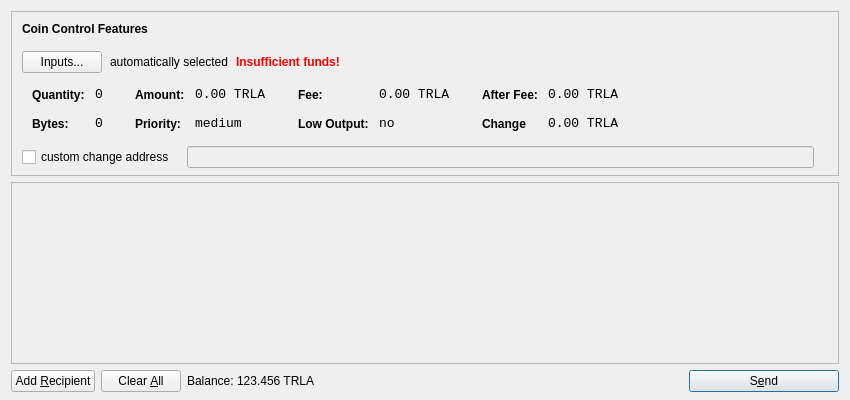
<?xml version="1.0" encoding="UTF-8"?>
<ui version="4.0">
 <class>SendCoinsDialog</class>
 <widget class="QDialog" name="SendCoinsDialog">
  <property name="geometry">
   <rect>
    <x>0</x>
    <y>0</y>
    <width>850</width>
    <height>400</height>
   </rect>
  </property>
  <property name="windowTitle">
   <string>Send Coins</string>
  </property>
  <layout class="QVBoxLayout" name="verticalLayout" stretch="0,1,0">
   <property name="bottomMargin">
    <number>8</number>
   </property>
   <item>
    <widget class="QFrame" name="frameCoinControl">
     <property name="sizePolicy">
      <sizepolicy hsizetype="Expanding" vsizetype="Expanding">
       <horstretch>0</horstretch>
       <verstretch>0</verstretch>
      </sizepolicy>
     </property>
     <property name="maximumSize">
      <size>
       <width>16777215</width>
       <height>16777215</height>
      </size>
     </property>
     <property name="frameShape">
      <enum>QFrame::StyledPanel</enum>
     </property>
     <property name="frameShadow">
      <enum>QFrame::Sunken</enum>
     </property>
     <layout class="QVBoxLayout" name="verticalLayoutCoinControl2">
      <property name="spacing">
       <number>6</number>
      </property>
      <property name="leftMargin">
       <number>0</number>
      </property>
      <property name="topMargin">
       <number>0</number>
      </property>
      <property name="rightMargin">
       <number>0</number>
      </property>
      <property name="bottomMargin">
       <number>6</number>
      </property>
      <item>
       <layout class="QVBoxLayout" name="verticalLayoutCoinControl" stretch="0,0,0,0,1">
        <property name="spacing">
         <number>0</number>
        </property>
        <property name="leftMargin">
         <number>10</number>
        </property>
        <property name="topMargin">
         <number>10</number>
        </property>
        <item>
         <layout class="QHBoxLayout" name="horizontalLayoutCoinControl1">
          <property name="bottomMargin">
           <number>15</number>
          </property>
          <item>
           <widget class="QLabel" name="labelCoinControlFeatures">
            <property name="sizePolicy">
             <sizepolicy hsizetype="Preferred" vsizetype="Maximum">
              <horstretch>0</horstretch>
              <verstretch>0</verstretch>
             </sizepolicy>
            </property>
            <property name="font">
             <font>
              <weight>75</weight>
              <bold>true</bold>
             </font>
            </property>
            <property name="styleSheet">
             <string notr="true">font-weight:bold;</string>
            </property>
            <property name="text">
             <string>Coin Control Features</string>
            </property>
           </widget>
          </item>
         </layout>
        </item>
        <item>
         <layout class="QHBoxLayout" name="horizontalLayoutCoinControl2" stretch="0,0,0,0">
          <property name="spacing">
           <number>8</number>
          </property>
          <property name="bottomMargin">
           <number>10</number>
          </property>
          <item>
           <widget class="QPushButton" name="pushButtonCoinControl">
            <property name="styleSheet">
             <string notr="true"/>
            </property>
            <property name="text">
             <string>Inputs...</string>
            </property>
           </widget>
          </item>
          <item>
           <widget class="QLabel" name="labelCoinControlAutomaticallySelected">
            <property name="text">
             <string>automatically selected</string>
            </property>
            <property name="margin">
             <number>5</number>
            </property>
           </widget>
          </item>
          <item>
           <widget class="QLabel" name="labelCoinControlInsuffFunds">
            <property name="font">
             <font>
              <weight>75</weight>
              <bold>true</bold>
             </font>
            </property>
            <property name="styleSheet">
             <string notr="true">color:red;font-weight:bold;</string>
            </property>
            <property name="text">
             <string>Insufficient funds!</string>
            </property>
            <property name="margin">
             <number>5</number>
            </property>
           </widget>
          </item>
          <item>
           <spacer name="horizontalSpacerCoinControl">
            <property name="orientation">
             <enum>Qt::Horizontal</enum>
            </property>
            <property name="sizeHint" stdset="0">
             <size>
              <width>40</width>
              <height>1</height>
             </size>
            </property>
           </spacer>
          </item>
         </layout>
        </item>
        <item>
         <widget class="QWidget" name="widgetCoinControl" native="true">
          <property name="sizePolicy">
           <sizepolicy hsizetype="Preferred" vsizetype="Preferred">
            <horstretch>0</horstretch>
            <verstretch>0</verstretch>
           </sizepolicy>
          </property>
          <property name="minimumSize">
           <size>
            <width>0</width>
            <height>0</height>
           </size>
          </property>
          <property name="styleSheet">
           <string notr="true"/>
          </property>
          <layout class="QHBoxLayout" name="horizontalLayoutCoinControl5">
           <property name="leftMargin">
            <number>0</number>
           </property>
           <property name="topMargin">
            <number>0</number>
           </property>
           <property name="rightMargin">
            <number>0</number>
           </property>
           <property name="bottomMargin">
            <number>0</number>
           </property>
           <item>
            <layout class="QHBoxLayout" name="horizontalLayoutCoinControl3" stretch="0,0,0,1">
             <property name="spacing">
              <number>20</number>
             </property>
             <property name="topMargin">
              <number>0</number>
             </property>
             <property name="bottomMargin">
              <number>10</number>
             </property>
             <item>
              <layout class="QFormLayout" name="formLayoutCoinControl1">
               <property name="horizontalSpacing">
                <number>10</number>
               </property>
               <property name="verticalSpacing">
                <number>14</number>
               </property>
               <property name="leftMargin">
                <number>10</number>
               </property>
               <property name="topMargin">
                <number>4</number>
               </property>
               <property name="rightMargin">
                <number>6</number>
               </property>
               <item row="0" column="0">
                <widget class="QLabel" name="labelCoinControlQuantityText">
                 <property name="styleSheet">
                  <string notr="true">font-weight:bold;</string>
                 </property>
                 <property name="text">
                  <string>Quantity:</string>
                 </property>
                 <property name="margin">
                  <number>0</number>
                 </property>
                </widget>
               </item>
               <item row="0" column="1">
                <widget class="QLabel" name="labelCoinControlQuantity">
                 <property name="font">
                  <font>
                   <family>Monospace</family>
                   <pointsize>10</pointsize>
                  </font>
                 </property>
                 <property name="cursor">
                  <cursorShape>IBeamCursor</cursorShape>
                 </property>
                 <property name="contextMenuPolicy">
                  <enum>Qt::ActionsContextMenu</enum>
                 </property>
                 <property name="text">
                  <string>0</string>
                 </property>
                 <property name="margin">
                  <number>0</number>
                 </property>
                 <property name="textInteractionFlags">
                  <set>Qt::LinksAccessibleByMouse|Qt::TextSelectableByKeyboard|Qt::TextSelectableByMouse</set>
                 </property>
                </widget>
               </item>
               <item row="1" column="0">
                <widget class="QLabel" name="labelCoinControlBytesText">
                 <property name="styleSheet">
                  <string notr="true">font-weight:bold;</string>
                 </property>
                 <property name="text">
                  <string>Bytes:</string>
                 </property>
                </widget>
               </item>
               <item row="1" column="1">
                <widget class="QLabel" name="labelCoinControlBytes">
                 <property name="font">
                  <font>
                   <family>Monospace</family>
                   <pointsize>10</pointsize>
                  </font>
                 </property>
                 <property name="cursor">
                  <cursorShape>IBeamCursor</cursorShape>
                 </property>
                 <property name="contextMenuPolicy">
                  <enum>Qt::ActionsContextMenu</enum>
                 </property>
                 <property name="text">
                  <string>0</string>
                 </property>
                 <property name="textInteractionFlags">
                  <set>Qt::LinksAccessibleByMouse|Qt::TextSelectableByKeyboard|Qt::TextSelectableByMouse</set>
                 </property>
                </widget>
               </item>
              </layout>
             </item>
             <item>
              <layout class="QFormLayout" name="formLayoutCoinControl2">
               <property name="horizontalSpacing">
                <number>10</number>
               </property>
               <property name="verticalSpacing">
                <number>14</number>
               </property>
               <property name="leftMargin">
                <number>6</number>
               </property>
               <property name="topMargin">
                <number>4</number>
               </property>
               <property name="rightMargin">
                <number>6</number>
               </property>
               <item row="0" column="0">
                <widget class="QLabel" name="labelCoinControlAmountText">
                 <property name="styleSheet">
                  <string notr="true">font-weight:bold;</string>
                 </property>
                 <property name="text">
                  <string>Amount:</string>
                 </property>
                 <property name="margin">
                  <number>0</number>
                 </property>
                </widget>
               </item>
               <item row="0" column="1">
                <widget class="QLabel" name="labelCoinControlAmount">
                 <property name="font">
                  <font>
                   <family>Monospace</family>
                   <pointsize>10</pointsize>
                  </font>
                 </property>
                 <property name="cursor">
                  <cursorShape>IBeamCursor</cursorShape>
                 </property>
                 <property name="contextMenuPolicy">
                  <enum>Qt::ActionsContextMenu</enum>
                 </property>
                 <property name="text">
                  <string>0.00 TRLA</string>
                 </property>
                 <property name="textInteractionFlags">
                  <set>Qt::LinksAccessibleByMouse|Qt::TextSelectableByKeyboard|Qt::TextSelectableByMouse</set>
                 </property>
                </widget>
               </item>
               <item row="1" column="0">
                <widget class="QLabel" name="labelCoinControlPriorityText">
                 <property name="styleSheet">
                  <string notr="true">font-weight:bold;</string>
                 </property>
                 <property name="text">
                  <string>Priority:</string>
                 </property>
                </widget>
               </item>
               <item row="1" column="1">
                <widget class="QLabel" name="labelCoinControlPriority">
                 <property name="font">
                  <font>
                   <family>Monospace</family>
                   <pointsize>10</pointsize>
                  </font>
                 </property>
                 <property name="cursor">
                  <cursorShape>IBeamCursor</cursorShape>
                 </property>
                 <property name="contextMenuPolicy">
                  <enum>Qt::ActionsContextMenu</enum>
                 </property>
                 <property name="text">
                  <string>medium</string>
                 </property>
                 <property name="textInteractionFlags">
                  <set>Qt::LinksAccessibleByMouse|Qt::TextSelectableByKeyboard|Qt::TextSelectableByMouse</set>
                 </property>
                </widget>
               </item>
              </layout>
             </item>
             <item>
              <layout class="QFormLayout" name="formLayoutCoinControl3">
               <property name="horizontalSpacing">
                <number>10</number>
               </property>
               <property name="verticalSpacing">
                <number>14</number>
               </property>
               <property name="leftMargin">
                <number>6</number>
               </property>
               <property name="topMargin">
                <number>4</number>
               </property>
               <property name="rightMargin">
                <number>6</number>
               </property>
               <item row="0" column="0">
                <widget class="QLabel" name="labelCoinControlFeeText">
                 <property name="styleSheet">
                  <string notr="true">font-weight:bold;</string>
                 </property>
                 <property name="text">
                  <string>Fee:</string>
                 </property>
                 <property name="margin">
                  <number>0</number>
                 </property>
                </widget>
               </item>
               <item row="0" column="1">
                <widget class="QLabel" name="labelCoinControlFee">
                 <property name="font">
                  <font>
                   <family>Monospace</family>
                   <pointsize>10</pointsize>
                  </font>
                 </property>
                 <property name="cursor">
                  <cursorShape>IBeamCursor</cursorShape>
                 </property>
                 <property name="contextMenuPolicy">
                  <enum>Qt::ActionsContextMenu</enum>
                 </property>
                 <property name="text">
                  <string>0.00 TRLA</string>
                 </property>
                 <property name="textInteractionFlags">
                  <set>Qt::LinksAccessibleByMouse|Qt::TextSelectableByKeyboard|Qt::TextSelectableByMouse</set>
                 </property>
                </widget>
               </item>
               <item row="1" column="0">
                <widget class="QLabel" name="labelCoinControlLowOutputText">
                 <property name="styleSheet">
                  <string notr="true">font-weight:bold;</string>
                 </property>
                 <property name="text">
                  <string>Low Output:</string>
                 </property>
                </widget>
               </item>
               <item row="1" column="1">
                <widget class="QLabel" name="labelCoinControlLowOutput">
                 <property name="font">
                  <font>
                   <family>Monospace</family>
                   <pointsize>10</pointsize>
                  </font>
                 </property>
                 <property name="cursor">
                  <cursorShape>IBeamCursor</cursorShape>
                 </property>
                 <property name="contextMenuPolicy">
                  <enum>Qt::ActionsContextMenu</enum>
                 </property>
                 <property name="text">
                  <string>no</string>
                 </property>
                 <property name="textInteractionFlags">
                  <set>Qt::LinksAccessibleByMouse|Qt::TextSelectableByKeyboard|Qt::TextSelectableByMouse</set>
                 </property>
                </widget>
               </item>
              </layout>
             </item>
             <item>
              <layout class="QFormLayout" name="formLayoutCoinControl4">
               <property name="horizontalSpacing">
                <number>10</number>
               </property>
               <property name="verticalSpacing">
                <number>14</number>
               </property>
               <property name="leftMargin">
                <number>6</number>
               </property>
               <property name="topMargin">
                <number>4</number>
               </property>
               <property name="rightMargin">
                <number>6</number>
               </property>
               <item row="0" column="0">
                <widget class="QLabel" name="labelCoinControlAfterFeeText">
                 <property name="styleSheet">
                  <string notr="true">font-weight:bold;</string>
                 </property>
                 <property name="text">
                  <string>After Fee:</string>
                 </property>
                 <property name="margin">
                  <number>0</number>
                 </property>
                </widget>
               </item>
               <item row="0" column="1">
                <widget class="QLabel" name="labelCoinControlAfterFee">
                 <property name="font">
                  <font>
                   <family>Monospace</family>
                   <pointsize>10</pointsize>
                  </font>
                 </property>
                 <property name="cursor">
                  <cursorShape>IBeamCursor</cursorShape>
                 </property>
                 <property name="contextMenuPolicy">
                  <enum>Qt::ActionsContextMenu</enum>
                 </property>
                 <property name="text">
                  <string>0.00 TRLA</string>
                 </property>
                 <property name="textInteractionFlags">
                  <set>Qt::LinksAccessibleByMouse|Qt::TextSelectableByKeyboard|Qt::TextSelectableByMouse</set>
                 </property>
                </widget>
               </item>
               <item row="1" column="0">
                <widget class="QLabel" name="labelCoinControlChangeText">
                 <property name="styleSheet">
                  <string notr="true">font-weight:bold;</string>
                 </property>
                 <property name="text">
                  <string>Change</string>
                 </property>
                </widget>
               </item>
               <item row="1" column="1">
                <widget class="QLabel" name="labelCoinControlChange">
                 <property name="font">
                  <font>
                   <family>Monospace</family>
                   <pointsize>10</pointsize>
                  </font>
                 </property>
                 <property name="cursor">
                  <cursorShape>IBeamCursor</cursorShape>
                 </property>
                 <property name="contextMenuPolicy">
                  <enum>Qt::ActionsContextMenu</enum>
                 </property>
                 <property name="text">
                  <string>0.00 TRLA</string>
                 </property>
                 <property name="textInteractionFlags">
                  <set>Qt::LinksAccessibleByMouse|Qt::TextSelectableByKeyboard|Qt::TextSelectableByMouse</set>
                 </property>
                </widget>
               </item>
              </layout>
             </item>
            </layout>
           </item>
          </layout>
         </widget>
        </item>
        <item>
         <layout class="QHBoxLayout" name="horizontalLayoutCoinControl4" stretch="0,0,0">
          <property name="spacing">
           <number>12</number>
          </property>
          <property name="sizeConstraint">
           <enum>QLayout::SetDefaultConstraint</enum>
          </property>
          <property name="topMargin">
           <number>5</number>
          </property>
          <property name="rightMargin">
           <number>5</number>
          </property>
          <item>
           <widget class="QCheckBox" name="checkBoxCoinControlChange">
            <property name="text">
             <string>custom change address</string>
            </property>
           </widget>
          </item>
          <item>
           <widget class="QLineEdit" name="lineEditCoinControlChange">
            <property name="enabled">
             <bool>false</bool>
            </property>
            <property name="sizePolicy">
             <sizepolicy hsizetype="Expanding" vsizetype="Fixed">
              <horstretch>0</horstretch>
              <verstretch>0</verstretch>
             </sizepolicy>
            </property>
           </widget>
          </item>
          <item>
           <widget class="QLabel" name="labelCoinControlChangeLabel">
            <property name="sizePolicy">
             <sizepolicy hsizetype="Preferred" vsizetype="Expanding">
              <horstretch>0</horstretch>
              <verstretch>0</verstretch>
             </sizepolicy>
            </property>
            <property name="minimumSize">
             <size>
              <width>0</width>
              <height>0</height>
             </size>
            </property>
            <property name="text">
             <string/>
            </property>
            <property name="margin">
             <number>3</number>
            </property>
           </widget>
          </item>
         </layout>
        </item>
        <item>
         <spacer name="verticalSpacerCoinControl">
          <property name="orientation">
           <enum>Qt::Vertical</enum>
          </property>
          <property name="sizeHint" stdset="0">
           <size>
            <width>800</width>
            <height>1</height>
           </size>
          </property>
         </spacer>
        </item>
       </layout>
      </item>
     </layout>
    </widget>
   </item>
   <item>
    <widget class="QScrollArea" name="scrollArea">
     <property name="widgetResizable">
      <bool>true</bool>
     </property>
     <widget class="QWidget" name="scrollAreaWidgetContents">
      <property name="geometry">
       <rect>
        <x>0</x>
        <y>0</y>
        <width>830</width>
        <height>172</height>
       </rect>
      </property>
      <layout class="QVBoxLayout" name="verticalLayout_2">
       <property name="leftMargin">
        <number>0</number>
       </property>
       <property name="topMargin">
        <number>0</number>
       </property>
       <property name="rightMargin">
        <number>0</number>
       </property>
       <property name="bottomMargin">
        <number>0</number>
       </property>
       <item>
        <layout class="QVBoxLayout" name="entries">
         <property name="spacing">
          <number>6</number>
         </property>
        </layout>
       </item>
       <item>
        <spacer name="verticalSpacer">
         <property name="orientation">
          <enum>Qt::Vertical</enum>
         </property>
         <property name="sizeHint" stdset="0">
          <size>
           <width>20</width>
           <height>40</height>
          </size>
         </property>
        </spacer>
       </item>
      </layout>
     </widget>
    </widget>
   </item>
   <item>
    <layout class="QHBoxLayout" name="horizontalLayout">
     <item>
      <widget class="QPushButton" name="addButton">
       <property name="toolTip">
        <string>Send to multiple recipients at once</string>
       </property>
       <property name="text">
        <string>Add &amp;Recipient</string>
       </property>
       <property name="icon">
        <iconset resource="../bitcoin.qrc">
         <normaloff>:/icons/add</normaloff>:/icons/add</iconset>
       </property>
       <property name="autoDefault">
        <bool>false</bool>
       </property>
      </widget>
     </item>
     <item>
      <widget class="QPushButton" name="clearButton">
       <property name="sizePolicy">
        <sizepolicy hsizetype="Minimum" vsizetype="Fixed">
         <horstretch>0</horstretch>
         <verstretch>0</verstretch>
        </sizepolicy>
       </property>
       <property name="toolTip">
        <string>Remove all transaction fields</string>
       </property>
       <property name="text">
        <string>Clear &amp;All</string>
       </property>
       <property name="icon">
        <iconset resource="../bitcoin.qrc">
         <normaloff>:/icons/remove</normaloff>:/icons/remove</iconset>
       </property>
       <property name="autoRepeatDelay">
        <number>300</number>
       </property>
       <property name="autoDefault">
        <bool>false</bool>
       </property>
      </widget>
     </item>
     <item>
      <layout class="QHBoxLayout" name="horizontalLayout_2">
       <property name="spacing">
        <number>3</number>
       </property>
       <item>
        <widget class="QLabel" name="label">
         <property name="sizePolicy">
          <sizepolicy hsizetype="Preferred" vsizetype="Fixed">
           <horstretch>0</horstretch>
           <verstretch>0</verstretch>
          </sizepolicy>
         </property>
         <property name="text">
          <string>Balance:</string>
         </property>
        </widget>
       </item>
       <item>
        <widget class="QLabel" name="labelBalance">
         <property name="sizePolicy">
          <sizepolicy hsizetype="Preferred" vsizetype="Fixed">
           <horstretch>0</horstretch>
           <verstretch>0</verstretch>
          </sizepolicy>
         </property>
         <property name="cursor">
          <cursorShape>IBeamCursor</cursorShape>
         </property>
         <property name="text">
          <string>123.456 TRLA</string>
         </property>
         <property name="textInteractionFlags">
          <set>Qt::LinksAccessibleByMouse|Qt::TextSelectableByKeyboard|Qt::TextSelectableByMouse</set>
         </property>
        </widget>
       </item>
      </layout>
     </item>
     <item>
      <spacer name="horizontalSpacer">
       <property name="orientation">
        <enum>Qt::Horizontal</enum>
       </property>
       <property name="sizeHint" stdset="0">
        <size>
         <width>40</width>
         <height>20</height>
        </size>
       </property>
      </spacer>
     </item>
     <item>
      <widget class="QPushButton" name="sendButton">
       <property name="minimumSize">
        <size>
         <width>150</width>
         <height>0</height>
        </size>
       </property>
       <property name="toolTip">
        <string>Confirm the send action</string>
       </property>
       <property name="text">
        <string>S&amp;end</string>
       </property>
       <property name="icon">
        <iconset resource="../bitcoin.qrc">
         <normaloff>:/icons/send</normaloff>:/icons/send</iconset>
       </property>
       <property name="default">
        <bool>true</bool>
       </property>
      </widget>
     </item>
    </layout>
   </item>
  </layout>
 </widget>
 <resources>
  <include location="../bitcoin.qrc"/>
 </resources>
 <connections/>
</ui>
